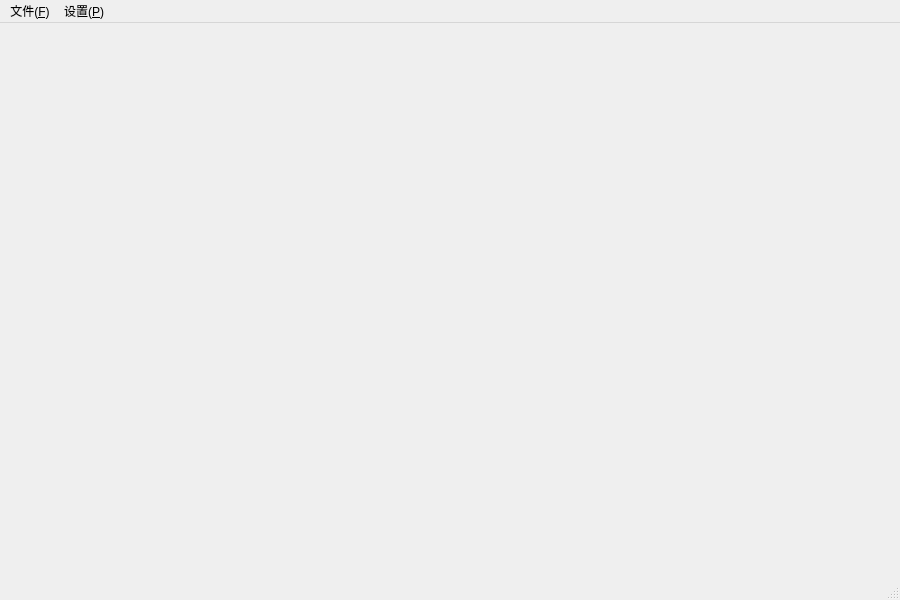
<?xml version="1.0" encoding="UTF-8"?>
<ui version="4.0">
 <class>MainWindow</class>
 <widget class="QMainWindow" name="MainWindow">
  <property name="geometry">
   <rect>
    <x>0</x>
    <y>0</y>
    <width>900</width>
    <height>600</height>
   </rect>
  </property>
  <property name="minimumSize">
   <size>
    <width>300</width>
    <height>200</height>
   </size>
  </property>
  <property name="maximumSize">
   <size>
    <width>16777215</width>
    <height>16777215</height>
   </size>
  </property>
  <property name="windowTitle">
   <string>MainWindow</string>
  </property>
  <property name="styleSheet">
   <string notr="true"/>
  </property>
  <widget class="QWidget" name="centralwidget">
   <property name="minimumSize">
    <size>
     <width>1200</width>
     <height>700</height>
    </size>
   </property>
   <property name="maximumSize">
    <size>
     <width>1200</width>
     <height>700</height>
    </size>
   </property>
  </widget>
  <widget class="QMenuBar" name="menubar">
   <property name="geometry">
    <rect>
     <x>0</x>
     <y>0</y>
     <width>900</width>
     <height>25</height>
    </rect>
   </property>
   <widget class="QMenu" name="file_m">
    <property name="title">
     <string>文件(&amp;F)</string>
    </property>
    <addaction name="new_a"/>
    <addaction name="open_a"/>
    <addaction name="save_a"/>
    <addaction name="saveas_a"/>
    <addaction name="cloud_a"/>
   </widget>
   <widget class="QMenu" name="setting_m">
    <property name="title">
     <string>设置(&amp;P)</string>
    </property>
    <addaction name="write_a"/>
   </widget>
   <addaction name="file_m"/>
   <addaction name="setting_m"/>
  </widget>
  <widget class="QStatusBar" name="statusbar"/>
  <action name="new_a">
   <property name="text">
    <string>新建(&amp;N)</string>
   </property>
  </action>
  <action name="open_a">
   <property name="text">
    <string>打开项目(&amp;O)</string>
   </property>
  </action>
  <action name="save_a">
   <property name="text">
    <string>保存项目(&amp;S)</string>
   </property>
  </action>
  <action name="saveas_a">
   <property name="text">
    <string>另存为(&amp;A)</string>
   </property>
  </action>
  <action name="write_a">
   <property name="text">
    <string>编辑(&amp;V)</string>
   </property>
  </action>
  <action name="cloud_a">
   <property name="text">
    <string>上传到云端(&amp;C)</string>
   </property>
  </action>
 </widget>
 <resources/>
 <connections/>
</ui>
